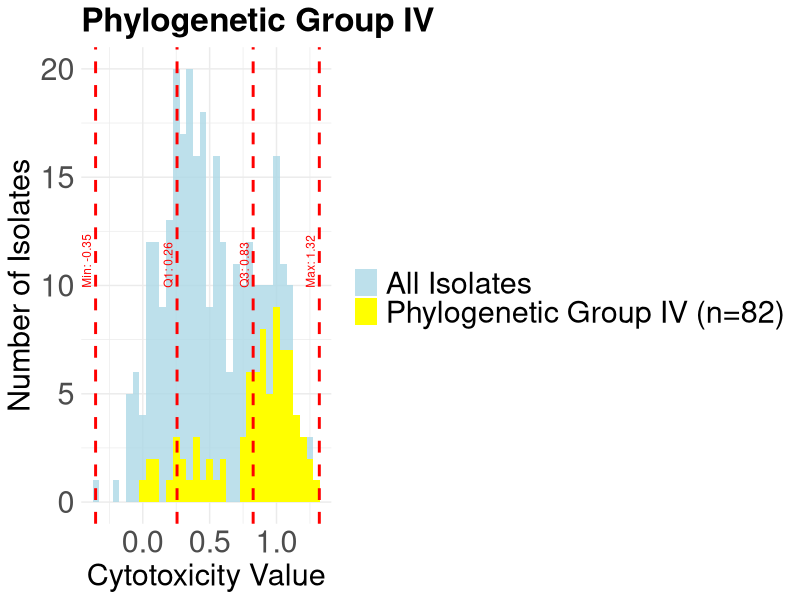

Write the R code that produced this figure.
library(ggplot2)
library(dplyr)

cytotoxicity_input = read.csv("Cytotoxicity_data.csv")
colnames(cytotoxicity_input)[1] <- "Isolate.Name"
colnames(cytotoxicity_input)[colnames(cytotoxicity_input) == "Average_Cell_Viability_F"] <- "Normalized_Cytotoxicity"
cytotoxicity_input$panC_Group <- trimws(cytotoxicity_input$panC_Group)

# Calculate quartiles and min/max
quartiles <- quantile(cytotoxicity_input$Normalized_Cytotoxicity, probs = c(0, 0.25, 0.75, 1))
quartile_labels <- c("Min", "Q1", "Q3", "Max")
label_text <- paste0(quartile_labels, ": ", round(quartiles, 2))

# Compute y_max dynamically for this group
hist_data <- ggplot_build(
  ggplot(subset(cytotoxicity_input, panC_Group == "Group_IV"), 
         aes(x = Normalized_Cytotoxicity)) + geom_histogram(binwidth = 0.05)
)$data[[1]]
y_max <- max(hist_data$count)

# Position labels slightly above the tallest bar (10% above)
label_y <- y_max * 1.10  

ggplot() +
  # Histogram of all isolates
  geom_histogram(data = cytotoxicity_input, 
                 aes(x = Normalized_Cytotoxicity, fill = "All Isolates"), 
                 binwidth = 0.05, alpha = 0.8) +
  # Histogram of Group X
  geom_histogram(data = subset(cytotoxicity_input, panC_Group == "Group_IV"), 
                 aes(x = Normalized_Cytotoxicity, fill = "Phylogenetic Group"), 
                 binwidth = 0.05) +
  # Vertical lines for min, Q1, Q3, max
  geom_vline(xintercept = quartiles, linetype = "dashed", color = "red", size = 1) +
  # Labels for the quartiles with real numbers, moved up and smaller
  geom_text(aes(x = quartiles, y = label_y, label = label_text),
            color = "red", angle = 90, vjust = -0.5, hjust = 0, size = 3) +
  xlab("Cytotoxicity Value") +
  ylab("Number of Isolates") +
  ggtitle("Phylogenetic Group IV") + 
  theme_minimal() +
  theme(plot.title = element_text(size = 24, face = "bold"),       
        axis.title.x = element_text(size = 22),                    
        axis.title.y = element_text(size = 22),  
        axis.text.x = element_text(size = 22),                    
        axis.text.y = element_text(size = 22),
        legend.text = element_text(size = 22)) +
  scale_fill_manual(values = c("All Isolates" = "lightblue", 
                               "Phylogenetic Group" = "yellow"),
                    labels = c("All Isolates", "Phylogenetic Group IV (n=82)")) +
  labs(fill = "")
